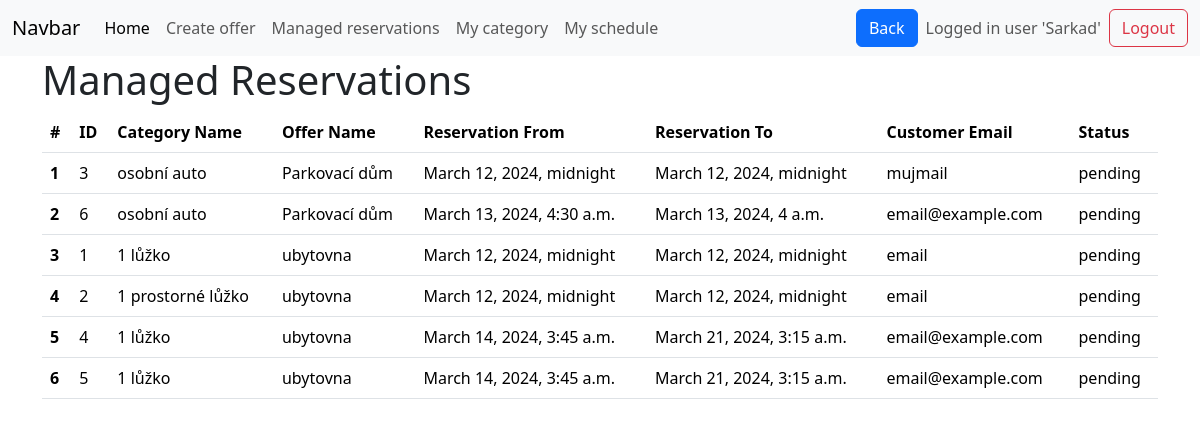
/managed_reservations (signed in), run on an earlier commit of the app's database.
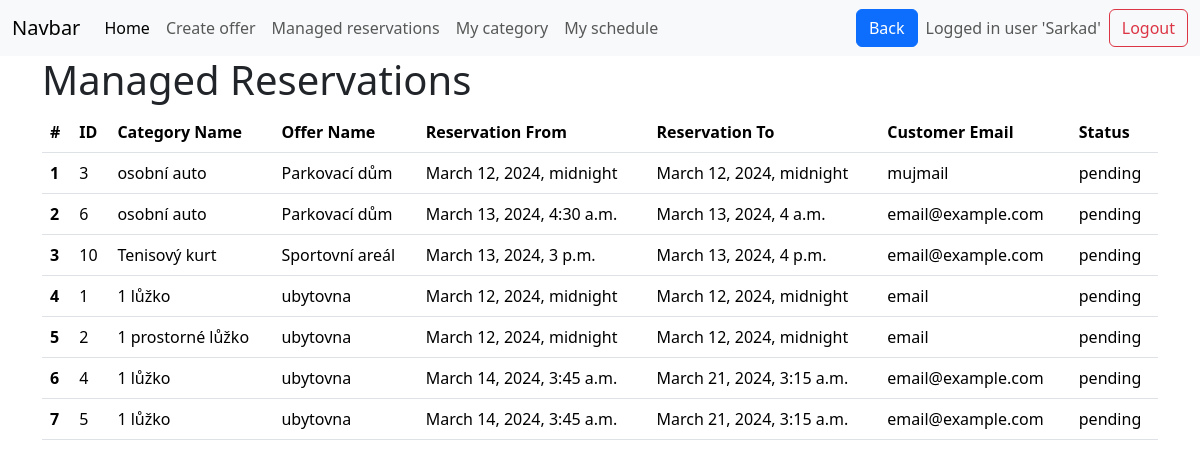
And on a later commit of the database.
### base/models.py (models this page shows, shortened)
class Reservation(models.Model):
    reservation_from = models.DateTimeField(help_text="Start time/date of the reservation")
    reservation_to = models.DateTimeField(null=True, blank=True, help_text="End time/date of the reservation")
    submission_time = models.DateTimeField(default=timezone.now, help_text="When the reservation was submitted")
    confirmed_by_manager = models.CharField(
        max_length=1,
        choices=[("A", "Confirmed"), ("N", "Not Confirmed")],
        null=True,
        blank=True,
        help_text="Whether the reservation is confirmed by a manager"
    )
    customer_email = models.CharField(max_length=255, default="email@example.com", help_text="Customer email for reservation communication")
    belongs_to_category = models.ForeignKey(Category, on_delete=models.CASCADE, related_name='reservations', help_text="The category of the unit being reserved")
    status = models.CharField(
        max_length=20,
        choices=[
            ("pending", "Pending"),
            ("confirmed", "Confirmed"),
            ("cancelled", "Cancelled"),
            ("completed", "Completed"),
        ],
        default="pending",
        help_text="The current status of the reservation"
    )
    class Meta:
        ordering = ['reservation_from'] # Reservations ordered in ascending order (earliest first)

class Category(models.Model):
    category_name = models.CharField(max_length=50)
    category_description = models.CharField(max_length=1000, null=True, blank=True)
    category_capacity = models.IntegerField(default=1)
    max_simultneous_reservations = models.IntegerField(default=1)
    additional_time = models.DurationField(null=True, blank=True)
    count_of_units = models.IntegerField(default=1)
    created_at = models.DateTimeField(default=timezone.now)
    belongs_to_offer = models.ForeignKey(Offer, on_delete=models.CASCADE)
    category_pricing = models.ForeignKey(Pricing, on_delete=models.CASCADE, null=True)

class Offer(models.Model):
    offer_name = models.CharField(max_length=50)
    available_from = models.DateField(null=True, blank=True)
    available_to = models.DateField(null=True, blank=True)
    created_at = models.DateTimeField(default=timezone.now)
    manager_of_this_offer = models.ForeignKey(
        User, on_delete=models.CASCADE, null=True, blank=True
    )

### base/views.py (the view)
# urls.py: path('managed_reservations',views.managed_reservations, name='managed_reservations' ),
@login_required
def managed_reservations(request):
    categories = Category.objects.filter(
        belongs_to_offer__manager_of_this_offer=request.user
    )
    reservations = (
        Reservation.objects.filter(belongs_to_category__in=categories)
        .select_related("belongs_to_category", "belongs_to_category__belongs_to_offer")
        .order_by(
            "belongs_to_category__belongs_to_offer__offer_name", "reservation_from"
        )
    )
    return render(
        request,
        "managed_reservations.html",
        {
            "reservations": reservations,
        },
    )

### templates/managed_reservations.html
{% extends 'main.html' %}
{% load crispy_forms_tags %}
{% block content %}
<div class="container-md">
    <h1>Managed Reservations</h1>
    {% if reservations %}
    <table class="table table-hover">
        <thead>
            <tr>
                <th scope="col">#</th>
                <th scope="col">ID</th>
                <th scope="col">Category Name</th>
                <th scope="col">Offer Name</th>
                <th scope="col">Reservation From</th>
                <th scope="col">Reservation To</th>
                <th scope="col">Customer Email</th>
                <th scope="col">Status</th>
            </tr>
        </thead>
        <tbody>
            {% for reservation in reservations %}
            <tr>
                <th scope="row">{{ forloop.counter }}</th>
                <td>{{ reservation.id }}</td>
                <td>{{ reservation.belongs_to_category.category_name }}</td>
                <td>{{ reservation.belongs_to_category.belongs_to_offer.offer_name }}</td>
                <td>{{ reservation.reservation_from }}</td>
                <td>{{ reservation.reservation_to }}</td>
                <td>{{ reservation.customer_email }}</td>
                <td>{{ reservation.status }}</td>
            </tr>
            {% endfor %}
        </tbody>
    </table>
    {% else %}
    <p>No reservations found.</p>
    {% endif %}
</div>
{% endblock %}

What changed in the data, as far as the page shows it:
added Reservation: id "10", belongs_to_category.category_name "Tenisový kurt", belongs_to_category.belongs_to_offer.offer_name "Sportovní areál", reservation_from "March 13, 2024, 3 p.m.", reservation_to "March 13, 2024, 4 p.m.", customer_email "email@example.com", status "pending"
